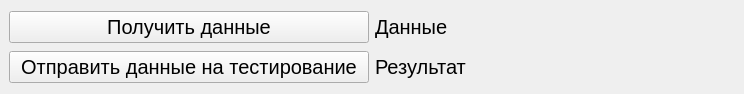
<?xml version="1.0" encoding="UTF-8"?>
<ui version="4.0">
 <class>Test_Api</class>
 <widget class="QMainWindow" name="Test_Api">
  <property name="geometry">
   <rect>
    <x>0</x>
    <y>0</y>
    <width>744</width>
    <height>94</height>
   </rect>
  </property>
  <property name="font">
   <font>
    <pointsize>15</pointsize>
   </font>
  </property>
  <property name="windowTitle">
   <string>MainWindow</string>
  </property>
  <widget class="QWidget" name="centralwidget">
   <layout class="QGridLayout" name="gridLayout">
    <item row="0" column="0">
     <widget class="QPushButton" name="btn_get">
      <property name="text">
       <string>Получить данные</string>
      </property>
     </widget>
    </item>
    <item row="0" column="1">
     <widget class="QLabel" name="label_info">
      <property name="text">
       <string>Данные</string>
      </property>
     </widget>
    </item>
    <item row="1" column="1">
     <widget class="QLabel" name="label_result">
      <property name="text">
       <string>Результат</string>
      </property>
     </widget>
    </item>
    <item row="1" column="0">
     <widget class="QPushButton" name="btn_send">
      <property name="text">
       <string>Отправить данные на тестирование</string>
      </property>
     </widget>
    </item>
   </layout>
  </widget>
 </widget>
 <resources/>
 <connections/>
</ui>
